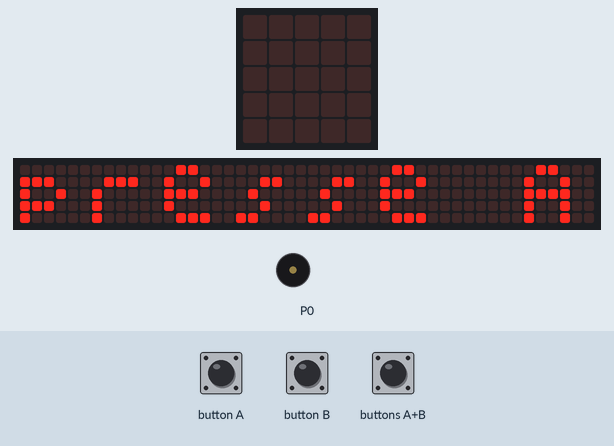
Recording of a program running on a simulated BBC micro:bit (MakeCode). Shown: the board's 5×5 LED display, a strip that is not on the board, showing the scrolling text unrolled, buzzer (waves = sounding). The test bench sets the inputs (shaded band). The 48×5 strip is a reading aid, not a part: it shows the text the display is scrolling, unrolled, one strip-width of it at a time.

Above: at 5.9 s.
At 9.7 s:
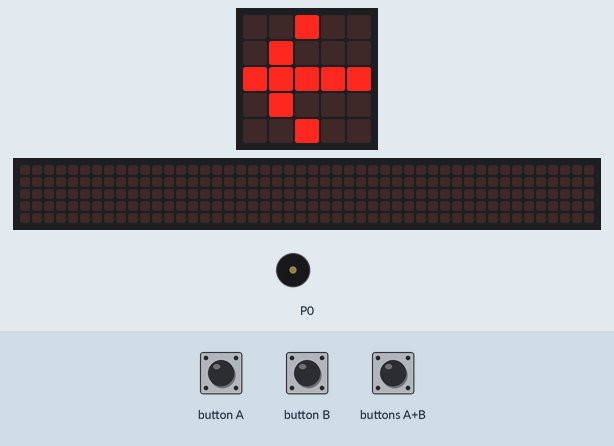
9.8 s: button B pressed for 0.15 s
At 10.15 s:
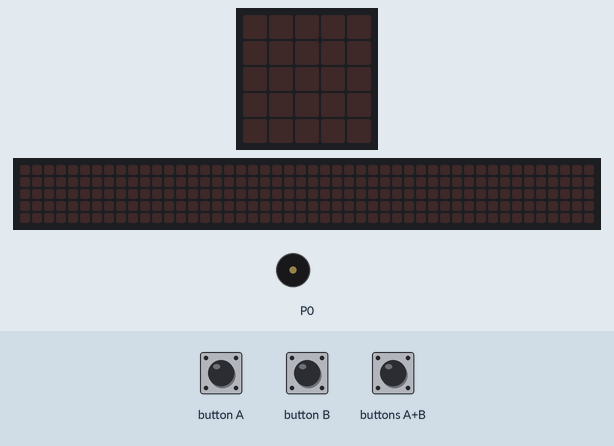
10.5 s: button A pressed for 0.15 s
At 10.85 s:
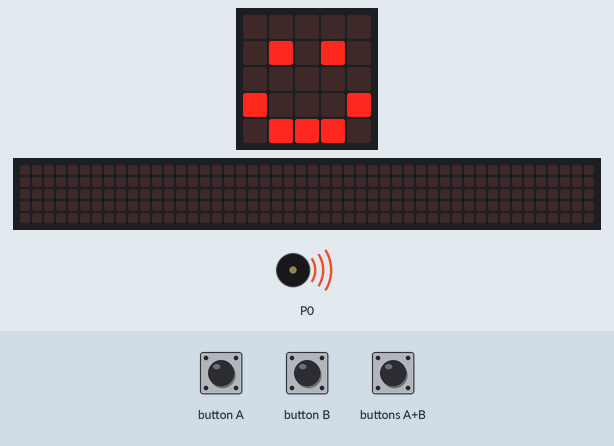
11.2 s: buttons A+B pressed 5 times (0.12 s each, 0.3 s apart)
14.2 s: buttons A+B pressed for 0.15 s
14.9 s: buttons A+B pressed for 1 s
Timing chart, 0 to 21.9 s (numbered marks = the images above; inputs shaded):
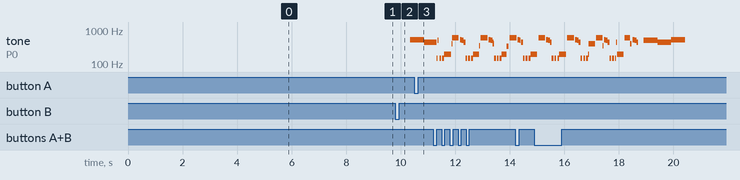

Measured:
- after the input at 9.8 s, tone on P0: silent → 523 Hz after 0.55 s; the display: changes after 0.15 s (image 2)
- after the input at 10.5 s, the display: changes after 0.15 s (image 3)
- what the display in image 0 shows lasts 0.6 s, from 5.9 s to 6.5 s
- what the display in image 3 shows lasts 0.4 s, from 10.7 s to 11.1 s

The program:

main.ts
```typescript
input.onButtonPressed(Button.A, function () {
    for (let index = 0; index < 2; index++) {
        basic.showLeds(`
            . . . . .
            . # . # .
            . . . . .
            # . . . #
            . # # # .
            `)
        basic.showLeds(`
            . . . . .
            . . . # .
            . . . . .
            # . . . #
            . # # # .
            `)
        basic.showLeds(`
            . . . . .
            . # . # .
            . . . . .
            # . . . #
            . # # # .
            `)
    }
    basic.pause(2000)
    basic.showString("presse B")
    basic.showLeds(`
        . . # . .
        . . . # .
        # # # # #
        . . . # .
        . . # . .
        `)
})
input.onButtonPressed(Button.AB, function () {
    music.playTone(147, music.beat(BeatFraction.Eighth))
    music.rest(music.beat(BeatFraction.Sixteenth))
    music.playTone(147, music.beat(BeatFraction.Eighth))
    music.rest(music.beat(BeatFraction.Sixteenth))
    music.playTone(147, music.beat(BeatFraction.Eighth))
    music.playTone(196, music.beat(BeatFraction.Half))
    music.rest(music.beat(BeatFraction.Sixteenth))
    music.playTone(587, music.beat(BeatFraction.Half))
    music.rest(music.beat(BeatFraction.Sixteenth))
    music.playTone(523, music.beat(BeatFraction.Eighth))
    music.playTone(494, music.beat(BeatFraction.Eighth))
    music.playTone(440, music.beat(BeatFraction.Eighth))
})
input.onButtonPressed(Button.B, function () {
    basic.showLeds(`
        . . . . .
        . . . . .
        . . . . .
        . . . . .
        . . . . .
        `)
    music.playMelody("C5 A B G A F G E ", 120)
    basic.pause(2000)
    music.playMelody("E G F A G B A C5 ", 120)
    basic.showString("A+B")
})
basic.showString("presse A")
basic.showLeds(`
    . . # . .
    . # . . .
    # # # # #
    . # . . .
    . . # . .
    `)
```

test.ts
```typescript
// les tests vont ici ; cela ne sera pas compilé si ce paquet est utilisé en tant qu'extension.
```
